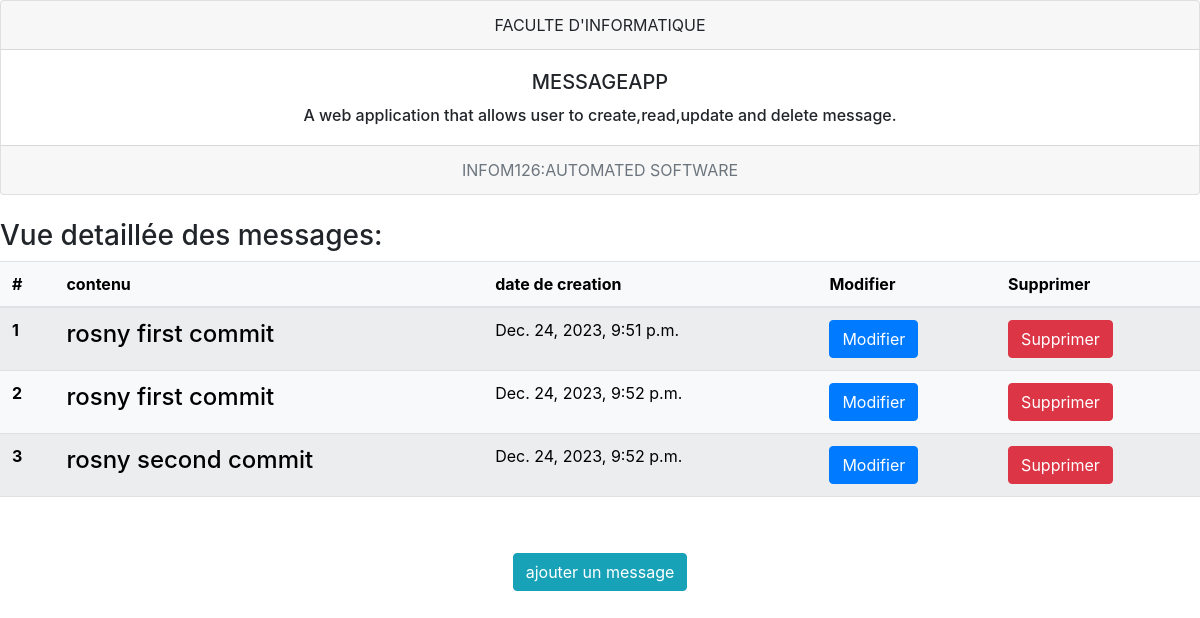
The app's page /, older data.
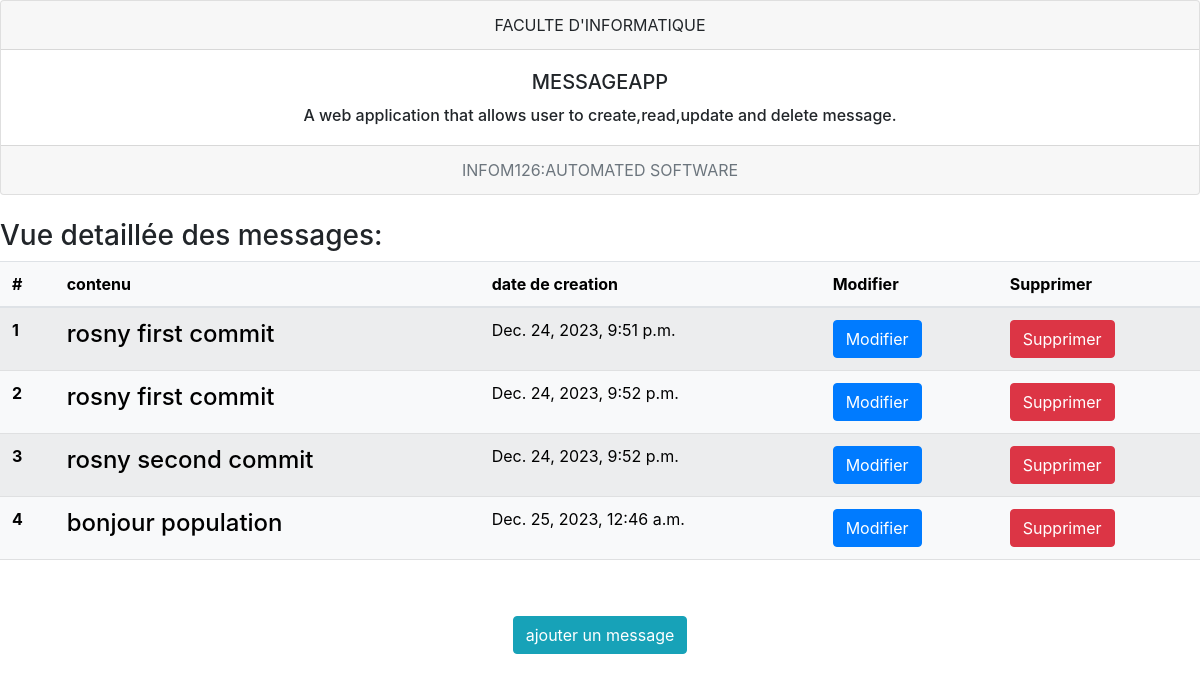
The same page, newer data.
### myapp/models.py (models this page shows, shortened)
class Message(models.Model):
    content = models.TextField()
    timestamp = models.DateTimeField(auto_now_add=True)

### myapp/views.py (the view)
# urls.py: path('', views.index, name='index'),
def index(request):
    messages = Message.objects.all()
    return render(request, 'index.html', {'messages': messages})

### myapp/templates/index.html (shortened to what this page needs)
<html>
    <head>
        <link href="https://cdn.jsdelivr.net/npm/bootstrap@5.1.3/dist/css/bootstrap.min.css" rel="stylesheet">
    <link rel="stylesheet" href="https://maxcdn.bootstrapcdn.com/bootstrap/4.0.0-alpha.6/css/bootstrap.min.css">
        <div class="card text-center">
            <div class="card-header">
              FACULTE D'INFORMATIQUE
            </div>
            <div class="card-body">
              <h5 class="card-title">MESSAGEAPP</h5>
              <h6 class="card-text">A web application that allows user to create,read,update and delete message.</h6>
            </div>
            <div class="card-footer text-muted">
              INFOM126:AUTOMATED SOFTWARE
            </div>
          </div>
    </head>
    <body>
        <h3>Vue detaillée  des messages:</h3>
        <div class='list-message'>
            <table class="table table-striped table-light">
                <thead>
                  <tr>
                    <th scope="col">#</th>
                    <th scope="col">contenu</th>
                    <th scope="col">date de creation</th>
                    <th scope="col">Modifier</th>
                    <th scope="col">Supprimer</th>
                  </tr>
                </thead>
        <tbody>
        {% for message in messages %}
         <tr>
            <th scope="row">{{ forloop.counter }}</th>
            <td><h4>{{ message.content }}</h4></td>
            <td><p>{{ message.timestamp }}</p></td>
            <td><a href="{% url 'modifier_message' message.id %}" class="btn btn-primary">Modifier</a></td>
            <td><a href="{% url 'supprimer_message' message.id %}" class="btn btn-danger">Supprimer</a></td>
         </tr>
        {% endfor %}
    </tbody>
 </table>
 </div>
 <p>&nbsp</p>
 <div style="text-align: center">
    <a href="{% url 'add_message' %}" class="btn btn-info">ajouter un message </a>
  </div>
    </body>
    </html>

Row changes from the older to the newer data that the page shows:
added Message: content "bonjour population", timestamp "Dec. 25, 2023, 12:46 a.m."
